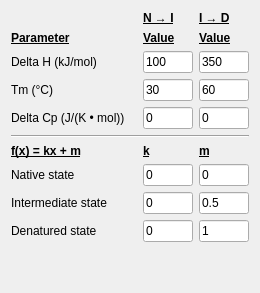
       <widget class="QWidget" name="model2_2">
        <attribute name="title">
         <string>N → I → D</string>
        </attribute>
        <layout class="QVBoxLayout" name="verticalLayout_17">
         <item>
          <layout class="QGridLayout" name="gridLayout_9">
           <item row="0" column="1">
            <widget class="QLabel" name="label_91">
             <property name="font">
              <font>
               <weight>75</weight>
               <bold>true</bold>
               <underline>true</underline>
              </font>
             </property>
             <property name="text">
              <string>N → I</string>
             </property>
            </widget>
           </item>
           <item row="0" column="2">
            <widget class="QLabel" name="label_92">
             <property name="font">
              <font>
               <weight>75</weight>
               <bold>true</bold>
               <underline>true</underline>
              </font>
             </property>
             <property name="text">
              <string>I → D</string>
             </property>
            </widget>
           </item>
           <item row="1" column="0">
            <widget class="QLabel" name="label_94">
             <property name="maximumSize">
              <size>
               <width>135</width>
               <height>16777215</height>
              </size>
             </property>
             <property name="font">
              <font>
               <weight>75</weight>
               <bold>true</bold>
               <underline>true</underline>
              </font>
             </property>
             <property name="text">
              <string>Parameter</string>
             </property>
            </widget>
           </item>
           <item row="1" column="1">
            <widget class="QLabel" name="label_100">
             <property name="font">
              <font>
               <weight>75</weight>
               <bold>true</bold>
               <underline>true</underline>
              </font>
             </property>
             <property name="text">
              <string>Value</string>
             </property>
            </widget>
           </item>
           <item row="1" column="2">
            <widget class="QLabel" name="label_103">
             <property name="font">
              <font>
               <weight>75</weight>
               <bold>true</bold>
               <underline>true</underline>
              </font>
             </property>
             <property name="text">
              <string>Value</string>
             </property>
            </widget>
           </item>
           <item row="2" column="0">
            <widget class="QLabel" name="lh2">
             <property name="minimumSize">
              <size>
               <width>126</width>
               <height>0</height>
              </size>
             </property>
             <property name="text">
              <string>Delta H (kJ/mol)</string>
             </property>
            </widget>
           </item>
           <item row="2" column="1">
            <widget class="QLineEdit" name="delta2n">
             <property name="sizePolicy">
              <sizepolicy hsizetype="Fixed" vsizetype="Fixed">
               <horstretch>0</horstretch>
               <verstretch>0</verstretch>
              </sizepolicy>
             </property>
             <property name="minimumSize">
              <size>
               <width>50</width>
               <height>0</height>
              </size>
             </property>
             <property name="maximumSize">
              <size>
               <width>50</width>
               <height>16777215</height>
              </size>
             </property>
             <property name="text">
              <string>100</string>
             </property>
            </widget>
           </item>
           <item row="2" column="2">
            <widget class="QLineEdit" name="delta2i">
             <property name="sizePolicy">
              <sizepolicy hsizetype="Fixed" vsizetype="Fixed">
               <horstretch>0</horstretch>
               <verstretch>0</verstretch>
              </sizepolicy>
             </property>
             <property name="minimumSize">
              <size>
               <width>50</width>
               <height>0</height>
              </size>
             </property>
             <property name="maximumSize">
              <size>
               <width>50</width>
               <height>16777215</height>
              </size>
             </property>
             <property name="text">
              <string>350</string>
             </property>
            </widget>
           </item>
           <item row="3" column="0">
            <widget class="QLabel" name="ltm2">
             <property name="minimumSize">
              <size>
               <width>126</width>
               <height>0</height>
              </size>
             </property>
             <property name="text">
              <string>Tm (°C)</string>
             </property>
            </widget>
           </item>
           <item row="3" column="1">
            <widget class="QLineEdit" name="tm2n">
             <property name="sizePolicy">
              <sizepolicy hsizetype="Fixed" vsizetype="Fixed">
               <horstretch>0</horstretch>
               <verstretch>0</verstretch>
              </sizepolicy>
             </property>
             <property name="minimumSize">
              <size>
               <width>50</width>
               <height>0</height>
              </size>
             </property>
             <property name="maximumSize">
              <size>
               <width>50</width>
               <height>16777215</height>
              </size>
             </property>
             <property name="text">
              <string>30</string>
             </property>
            </widget>
           </item>
           <item row="3" column="2">
            <widget class="QLineEdit" name="tm2i">
             <property name="sizePolicy">
              <sizepolicy hsizetype="Fixed" vsizetype="Fixed">
               <horstretch>0</horstretch>
               <verstretch>0</verstretch>
              </sizepolicy>
             </property>
             <property name="minimumSize">
              <size>
               <width>50</width>
               <height>0</height>
              </size>
             </property>
             <property name="maximumSize">
              <size>
               <width>50</width>
               <height>16777215</height>
              </size>
             </property>
             <property name="text">
              <string>60</string>
             </property>
            </widget>
           </item>
           <item row="4" column="0">
            <widget class="QLabel" name="lcp2">
             <property name="minimumSize">
              <size>
               <width>126</width>
               <height>0</height>
              </size>
             </property>
             <property name="text">
              <string>Delta Cp (J/(K • mol))</string>
             </property>
            </widget>
           </item>
           <item row="4" column="1">
            <widget class="QLineEdit" name="cp2n">
             <property name="sizePolicy">
              <sizepolicy hsizetype="Fixed" vsizetype="Fixed">
               <horstretch>0</horstretch>
               <verstretch>0</verstretch>
              </sizepolicy>
             </property>
             <property name="minimumSize">
              <size>
               <width>50</width>
               <height>0</height>
              </size>
             </property>
             <property name="maximumSize">
              <size>
               <width>50</width>
               <height>16777215</height>
              </size>
             </property>
             <property name="text">
              <string>0</string>
             </property>
            </widget>
           </item>
           <item row="4" column="2">
            <widget class="QLineEdit" name="cp2i">
             <property name="sizePolicy">
              <sizepolicy hsizetype="Fixed" vsizetype="Fixed">
               <horstretch>0</horstretch>
               <verstretch>0</verstretch>
              </sizepolicy>
             </property>
             <property name="minimumSize">
              <size>
               <width>50</width>
               <height>0</height>
              </size>
             </property>
             <property name="maximumSize">
              <size>
               <width>50</width>
               <height>16777215</height>
              </size>
             </property>
             <property name="text">
              <string>0</string>
             </property>
            </widget>
           </item>
          </layout>
         </item>
         <item>
          <widget class="Line" name="line_19">
           <property name="orientation">
            <enum>Qt::Horizontal</enum>
           </property>
          </widget>
         </item>
         <item>
          <layout class="QGridLayout" name="gridLayout_8">
           <item row="0" column="0">
            <widget class="QLabel" name="label_50">
             <property name="minimumSize">
              <size>
               <width>78</width>
               <height>0</height>
              </size>
             </property>
             <property name="font">
              <font>
               <weight>75</weight>
               <bold>true</bold>
               <underline>true</underline>
              </font>
             </property>
             <property name="text">
              <string>f(x) = kx + m</string>
             </property>
            </widget>
           </item>
           <item row="0" column="1">
            <widget class="QLabel" name="label_51">
             <property name="font">
              <font>
               <weight>75</weight>
               <bold>true</bold>
               <underline>true</underline>
              </font>
             </property>
             <property name="text">
              <string>k</string>
             </property>
            </widget>
           </item>
           <item row="0" column="2">
            <widget class="QLabel" name="label_53">
             <property name="font">
              <font>
               <weight>75</weight>
               <bold>true</bold>
               <underline>true</underline>
              </font>
             </property>
             <property name="text">
              <string>m</string>
             </property>
            </widget>
           </item>
           <item row="1" column="0">
            <widget class="QLabel" name="label_111">
             <property name="minimumSize">
              <size>
               <width>126</width>
               <height>0</height>
              </size>
             </property>
             <property name="text">
              <string>Native state</string>
             </property>
            </widget>
           </item>
           <item row="1" column="1">
            <widget class="QLineEdit" name="kn2">
             <property name="sizePolicy">
              <sizepolicy hsizetype="Fixed" vsizetype="Fixed">
               <horstretch>0</horstretch>
               <verstretch>0</verstretch>
              </sizepolicy>
             </property>
             <property name="minimumSize">
              <size>
               <width>50</width>
               <height>0</height>
              </size>
             </property>
             <property name="maximumSize">
              <size>
               <width>50</width>
               <height>16777215</height>
              </size>
             </property>
             <property name="text">
              <string>0</string>
             </property>
            </widget>
           </item>
           <item row="1" column="2">
            <widget class="QLineEdit" name="mn2">
             <property name="sizePolicy">
              <sizepolicy hsizetype="Fixed" vsizetype="Fixed">
               <horstretch>0</horstretch>
               <verstretch>0</verstretch>
              </sizepolicy>
             </property>
             <property name="minimumSize">
              <size>
               <width>50</width>
               <height>0</height>
              </size>
             </property>
             <property name="maximumSize">
              <size>
               <width>50</width>
               <height>16777215</height>
              </size>
             </property>
             <property name="text">
              <string>0</string>
             </property>
            </widget>
           </item>
           <item row="2" column="0">
            <widget class="QLabel" name="label_112">
             <property name="minimumSize">
              <size>
               <width>126</width>
               <height>0</height>
              </size>
             </property>
             <property name="text">
              <string>Intermediate state</string>
             </property>
            </widget>
           </item>
           <item row="2" column="1">
            <widget class="QLineEdit" name="ki2">
             <property name="sizePolicy">
              <sizepolicy hsizetype="Fixed" vsizetype="Fixed">
               <horstretch>0</horstretch>
               <verstretch>0</verstretch>
              </sizepolicy>
             </property>
             <property name="minimumSize">
              <size>
               <width>50</width>
               <height>0</height>
              </size>
             </property>
             <property name="maximumSize">
              <size>
               <width>50</width>
               <height>16777215</height>
              </size>
             </property>
             <property name="text">
              <string>0</string>
             </property>
            </widget>
           </item>
           <item row="2" column="2">
            <widget class="QLineEdit" name="mi2">
             <property name="sizePolicy">
              <sizepolicy hsizetype="Fixed" vsizetype="Fixed">
               <horstretch>0</horstretch>
               <verstretch>0</verstretch>
              </sizepolicy>
             </property>
             <property name="minimumSize">
              <size>
               <width>50</width>
               <height>0</height>
              </size>
             </property>
             <property name="maximumSize">
              <size>
               <width>50</width>
               <height>16777215</height>
              </size>
             </property>
             <property name="text">
              <string>0.5</string>
             </property>
            </widget>
           </item>
           <item row="3" column="0">
            <widget class="QLabel" name="label_113">
             <property name="minimumSize">
              <size>
               <width>126</width>
               <height>0</height>
              </size>
             </property>
             <property name="text">
              <string>Denatured state</string>
             </property>
            </widget>
           </item>
           <item row="3" column="1">
            <widget class="QLineEdit" name="kd2">
             <property name="sizePolicy">
              <sizepolicy hsizetype="Fixed" vsizetype="Fixed">
               <horstretch>0</horstretch>
               <verstretch>0</verstretch>
              </sizepolicy>
             </property>
             <property name="minimumSize">
              <size>
               <width>50</width>
               <height>0</height>
              </size>
             </property>
             <property name="maximumSize">
              <size>
               <width>50</width>
               <height>16777215</height>
              </size>
             </property>
             <property name="text">
              <string>0</string>
             </property>
            </widget>
           </item>
           <item row="3" column="2">
            <widget class="QLineEdit" name="md2">
             <property name="sizePolicy">
              <sizepolicy hsizetype="Fixed" vsizetype="Fixed">
               <horstretch>0</horstretch>
               <verstretch>0</verstretch>
              </sizepolicy>
             </property>
             <property name="minimumSize">
              <size>
               <width>50</width>
               <height>0</height>
              </size>
             </property>
             <property name="maximumSize">
              <size>
               <width>50</width>
               <height>16777215</height>
              </size>
             </property>
             <property name="text">
              <string>1</string>
             </property>
            </widget>
           </item>
          </layout>
         </item>
         <item>
          <spacer name="verticalSpacer_3">
           <property name="orientation">
            <enum>Qt::Vertical</enum>
           </property>
           <property name="sizeHint" stdset="0">
            <size>
             <width>20</width>
             <height>40</height>
            </size>
           </property>
          </spacer>
         </item>
        </layout>
       </widget>
